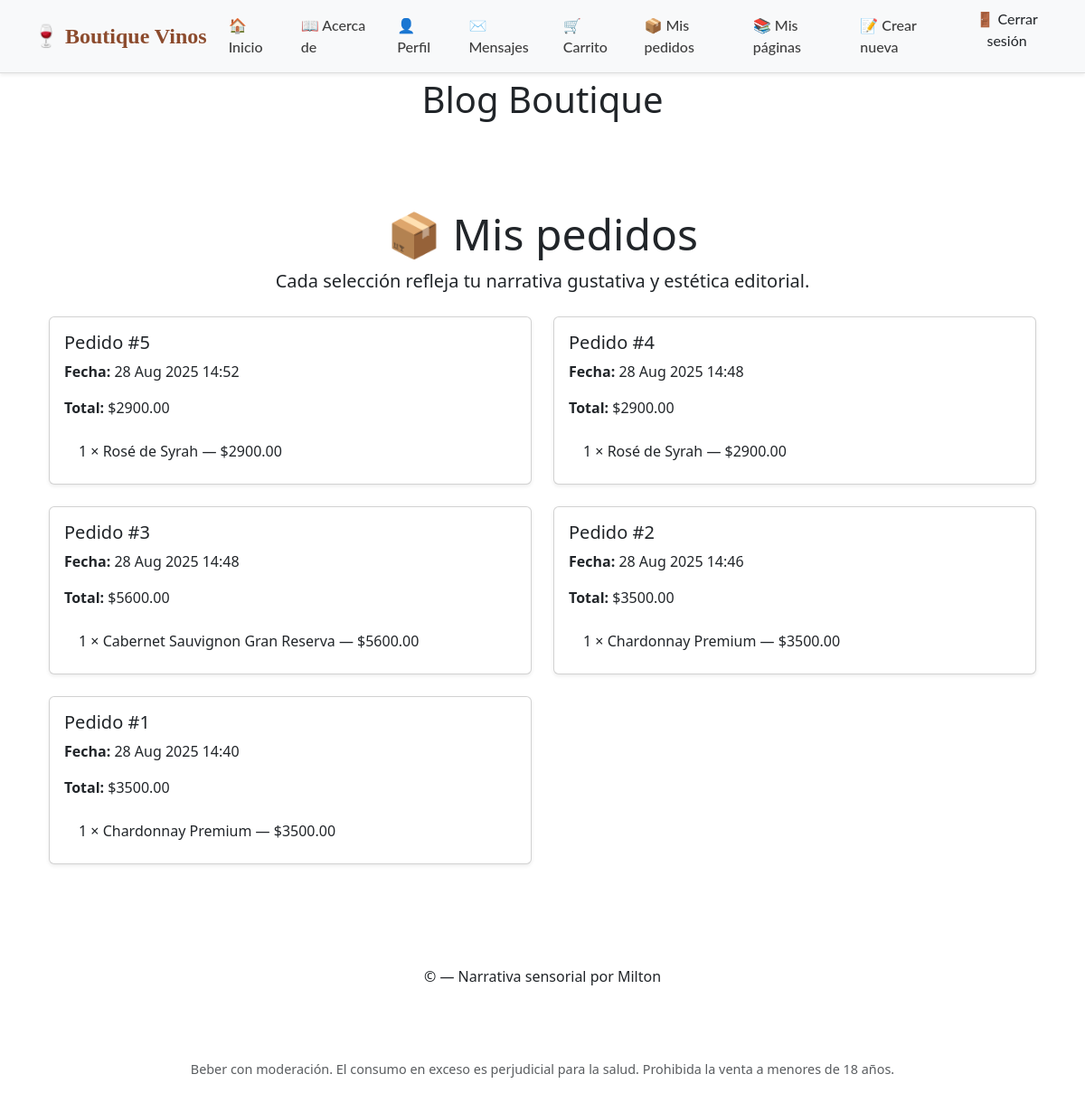
/carrito/mis-pedidos/ (signed in), run on an earlier commit of the app's database.
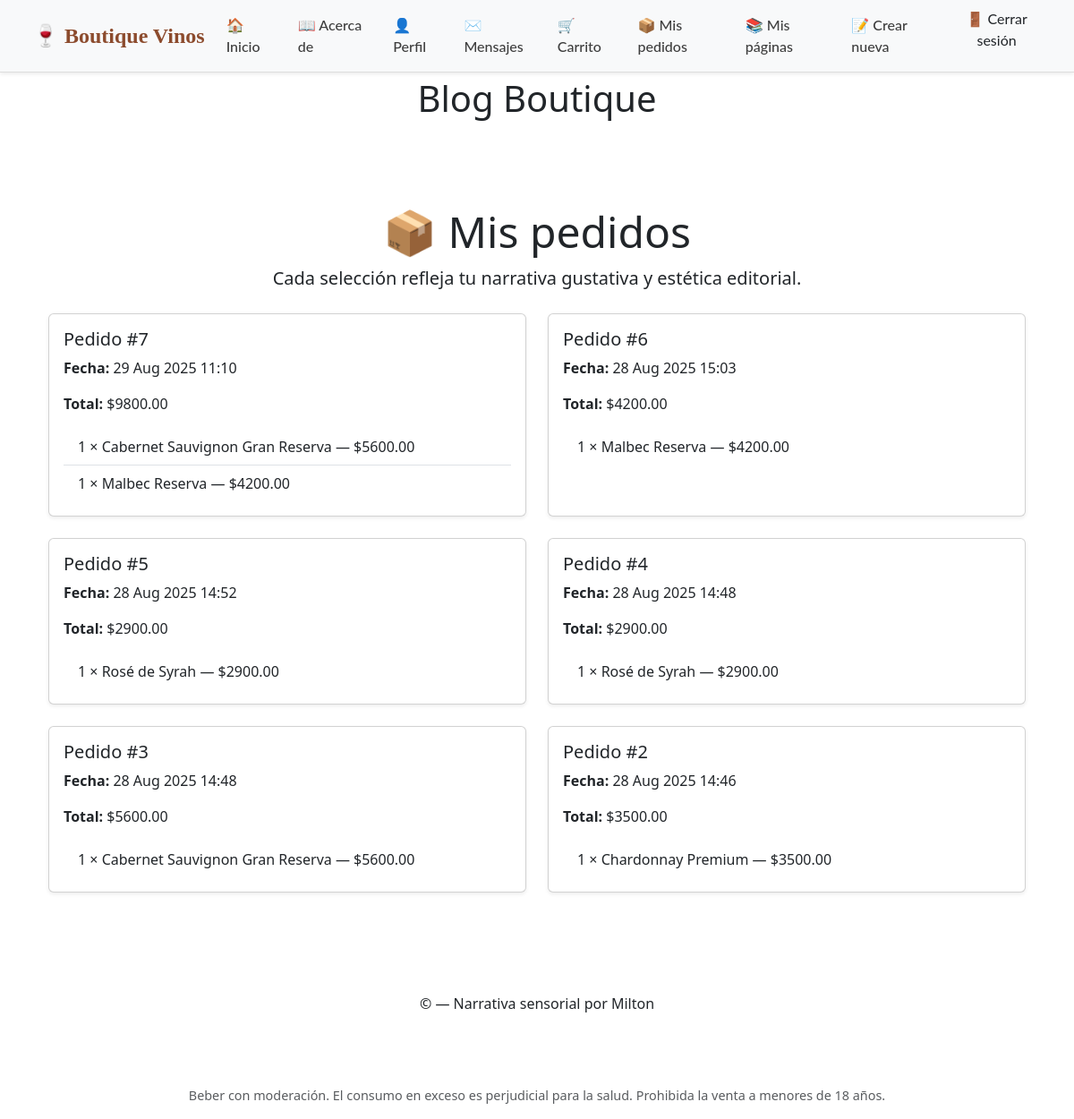
And on a later commit of the database.
### carrito/models.py (models this page shows, shortened)
class Pedido(models.Model):
    usuario = models.ForeignKey(User, on_delete=models.CASCADE, verbose_name="Cliente")
    creado_en = models.DateTimeField(auto_now_add=True, verbose_name="Fecha de creación")
    total = models.DecimalField(max_digits=10, decimal_places=2, verbose_name="Total del pedido")
    class Meta:
        verbose_name = "Pedido"
        verbose_name_plural = "Pedidos"
        ordering = ["-creado_en"]

class ItemPedido(models.Model):
    pedido = models.ForeignKey(Pedido, related_name='items', on_delete=models.CASCADE)
    producto = models.ForeignKey(Vino, on_delete=models.CASCADE, verbose_name="Vino")
    cantidad = models.PositiveIntegerField(verbose_name="Cantidad")
    precio_unitario = models.DecimalField(max_digits=8, decimal_places=2, verbose_name="Precio unitario")
    class Meta:
        verbose_name = "Item de Pedido"
        verbose_name_plural = "Items de Pedido"
    def subtotal(self):
        return self.cantidad * self.precio_unitario

### pages/models.py (models this page shows, shortened)
class Vino(models.Model):
    nombre = models.CharField(max_length=100)
    varietal = models.CharField(max_length=100)
    añada = models.DateField()
    precio = models.DecimalField(max_digits=8, decimal_places=2, default=0.00)
    notas = RichTextField()
    maridaje = models.TextField()
    imagen = models.ImageField(upload_to='vinos/', blank=True, null=True)
    slug = models.SlugField(unique=True)

### carrito/views.py (the view)
# urls.py: path('mis-pedidos/', views.PedidoListView.as_view(), name='mis_pedidos'),
class PedidoListView(LoginRequiredMixin, ListView):
    model = Pedido
    template_name = 'carrito/pedido_list.html'
    context_object_name = 'pedidos'
    paginate_by = 6
    extra_context = {
        'title': 'Mis pedidos sensoriales',
        'show_navbar': True
    }
    def get_queryset(self):
        return Pedido.objects.filter(usuario=self.request.user).order_by('-creado_en')

### messenger/context_processors.py (called while the page is built)
def mensajes_no_leidos(request):
    if request.user.is_authenticated:
        count = Message.objects.filter(recipient=request.user, read=False).count()
        return {'mensajes_no_leidos': count}
    return {}

### carrito/templates/carrito/pedido_list.html (shortened to what this page needs)
{% extends "base.html" %}
{% block content %}
<main class="container py-5">
  <section class="text-center mb-4">
    <h1 class="display-5">📦 Mis pedidos</h1>
    <p class="lead">Cada selección refleja tu narrativa gustativa y estética editorial.</p>
  </section>
  {% if pedidos %}
    <section class="row">
      {% for pedido in pedidos %}
        <div class="col-md-6 mb-4">
          <div class="card shadow-sm h-100">
            <div class="card-body">
              <h5 class="card-title">Pedido #{{ pedido.id }}</h5>
              <p class="card-text"><strong>Fecha:</strong> {{ pedido.creado_en|date:"d M Y H:i" }}</p>
              <p class="card-text"><strong>Total:</strong> ${{ pedido.total }}</p>
              <ul class="list-group list-group-flush mt-3">
                {% for item in pedido.items.all %}
                  <li class="list-group-item">
                    {{ item.cantidad }} × {{ item.producto.nombre }} — ${{ item.subtotal }}
                  </li>
                {% endfor %}
              </ul>
            </div>
          </div>
        </div>
      {% endfor %}
    </section>
  {% else %}
    <div class="alert alert-secondary text-center">
      Aún no realizaste ningún pedido. Tu historia sensorial está por comenzar.
    </div>
  {% endif %}
</main>
{% endblock %}

What changed in the data, as far as the page shows it:
no longer on this page (row unchanged): Pedido: id "1", creado_en "28 Aug 2025 14:40", total "3500.00"
no longer on this page (row unchanged): ItemPedido: cantidad "1", producto.nombre "Chardonnay Premium", subtotal "3500.00"
added Pedido: id "7", creado_en "29 Aug 2025 11:10", total "9800.00"
added ItemPedido: cantidad "1", producto.nombre "Cabernet Sauvignon Gran Reserva", subtotal "5600.00", shown under "7"
added ItemPedido: cantidad "1", producto.nombre "Malbec Reserva", subtotal "4200.00", shown under "7"
added Pedido: id "6", creado_en "28 Aug 2025 15:03", total "4200.00"
added ItemPedido: cantidad "1", producto.nombre "Malbec Reserva", subtotal "4200.00", shown under "6"
